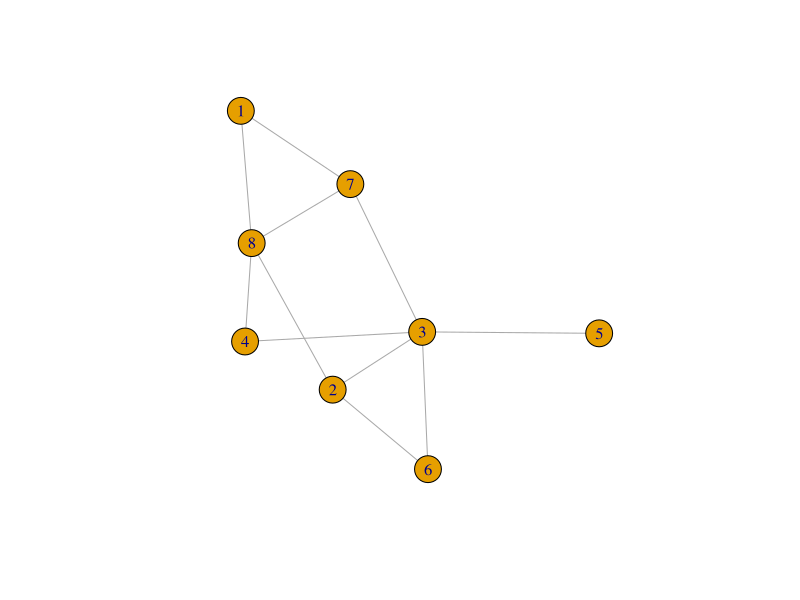

Here is the R script that generated this plot:
## ---- chunk 1
library(igraph)
set.seed(345)
g <- sample_gnp(8, 0.5)
## ---- chunk 2
#| echo: false
 plot(g)
## ---- chunk 3
    nsp <- function(w) {
      n <- vcount(w) #number of nodes in the graph
      nodes <- 1:n #vector of node ids
      P <- matrix(1, nrow = n, ncol = n) #initializing the matrix of paths with ones
      for (s in nodes) {
        r <- setdiff(nodes, c(s, as.numeric(neighbors(w, s)))) # non-neighbors in upper triangle
        if (length(r) > 0) {
          P[s, r] <- 0 # Set sr to 0 for disconnected nodes
          vpaths <- all_shortest_paths(w, from = s, to = r)$vpaths
          if (length(vpaths) > 0) {
            dests <- unlist(lapply(vpaths, function(x) as.numeric(x[length(x)])))
            counts <- table(dests)
            P[s, as.numeric(names(counts))] <- as.numeric(counts)
            }
          }
        }
      P[lower.tri(P)] <- t(P)[lower.tri(P)] # copying upper triangle into lower triangle
      return(P)
    }
## ---- chunk 4
    nsp(g)
## ---- chunk 5
 cube <- function(w) {
   n <- vcount(w) #number of nodes
   c <- array(0, dim = c(n, n, n)) #initializing the cube with zeros
   S <- nsp(w) #computing number of shortest paths between nodes
   for (s in 1:n) {
     neigh_s <- neighbors(w, s) # pre-fetch neighbors
     for (r in 1:n) {
       if (s != r && !(r %in% neigh_s)) {
         p.sr <- all_shortest_paths(w, s, r)$vpaths
         brokers <- unlist(lapply(p.sr, function(x) as.numeric(x[-c(1, length(x))])))
         if (length(brokers) > 0) {
           b_counts <- table(brokers)
           b_idx <- as.numeric(names(b_counts))
           c[s, r, b_idx] <- as.numeric(b_counts) / S[s, r]
         }
       }
     }
   }
   c[is.na(c)] <- 0
   return(c)
 }
## ---- chunk 6
 srb <- cube(g)
 round(srb[, , 2], 2)
## ---- chunk 7
 d.3 <- rowSums(srb[ , , 3])
 names(d.3) <- 1:vcount(g)
 d.3
## ---- chunk 8
 sum(srb[1, 6, ])
## ---- chunk 9
 distances(g)[1, 6] - 1
## ---- chunk 10
 srb[, , 3]
## ---- chunk 11
 sum(srb[, , 3])/2
 betweenness(g)[3]
## ---- chunk 12
 b.cube <- round(colSums(srb, dims = 2)/2, 2)
 b.igraph <- round(betweenness(g), 2)
 names(b.cube) <- 1:vcount(g)
 names(b.igraph) <- 1:vcount(g)
 b.cube
 b.igraph
## ---- chunk 13
 dep.ij <- function(c) {
 n <- nrow(c)
 dep.ij <- rowSums(c[, , 1])
 for (i in 2:n) {
 dep.ij <- cbind(dep.ij, rowSums(c[, , i]))
 
 }
 rownames(dep.ij) <- 1:n
 colnames(dep.ij) <- 1:n
 return(dep.ij)
 }
## ---- chunk 14
 library(kableExtra)
 kbl(round(dep.ij(srb), 2), 
 format = "html", align = "c", row.names = TRUE,
 caption = "Dependence Matrix.") %>% 
 column_spec(1, bold = TRUE) %>%
 kable_styling(bootstrap_options = c("hover", "condensed", "responsive"))
## ---- chunk 15
 round(colSums(dep.ij(srb))/2, 2)
## ---- chunk 16
 c.c <- rowSums(distances(g))
 c.d <- rowSums(dep.ij(srb)) + (vcount(g) - 1)
 names(c.c) <- 1:vcount(g)
 names(c.d) <- 1:vcount(g)
 round(1/c.c, 3)
 round(1/c.d, 3)
## ---- chunk 17
 round(srb[3, , ], 2)
## ---- chunk 18
 sum(srb[3, , ]) + (vcount(g) - 1)
 sum(distances(g)[3, ])
## ---- chunk 19
 c <- 0
 n <- vcount(g)
 for (i in 1:n) {
 c[i] <- 1/(sum(srb[i, , ]) + (n - 1))
 }
 round(c, 3)
## ---- chunk 20
 round(closeness(g), 3)
